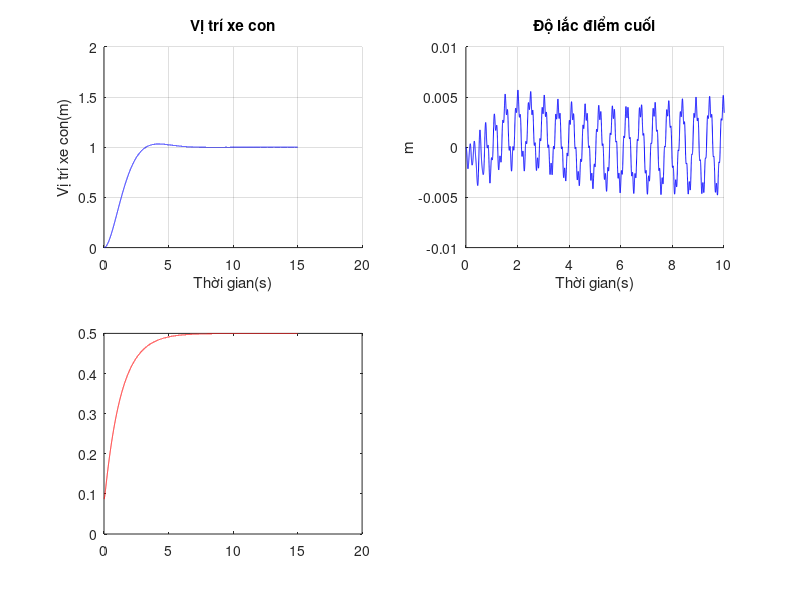

Reproduce this figure in MATLAB. (Note: this script raises an error after producing the figure.)
clc;
clear;
close all
%%%%%%%%%%%%%%%%%%%%%%%%%%%%%%%%%%%%%%
pA=0.297;EI=0.754;g=9.81;
L=0.7;mw=13.1;mh=0.86;mk=0.04;m=14.15;
c=0;
K_0=1;%gain
%%%%%%%%%%%%%%%%%%%%%%%%%%%%%%%%%%%%%%
% Chọn n,r, thời gian mô phỏng
tmax=15;
n=9;r=15000;
%%%%%%%%%%%%%%%%%%%%%%%%
dt=tmax/(r-1);
ds=L/(n-1); 
e=zeros(1,r);
F1=zeros(1,r);
F1_is=zeros(1,r);
h=zeros(1,r);h(1:3)=ds;
h_is=zeros(1,r);h_is(1:r)=ds;
w3=zeros(1,r);
w3_is=zeros(1,r);
F2=zeros(1,r);
l=2;%% vị trí ban đầu của xe nâng
l_is=2;
w=zeros(n,r);
w_is=zeros(n,r);
%%%%%%%%%%%%%%%%%%%%%%%%%%%%%%%%%%%%%%
% Chọn bộ điều khiển + SP 
% 0 - PD 
% 1 - PD IS tần thay đổi
% 2 - PD IS thường
sp1=1;
sp2=0.5;
flag=0;
%%%%%%%%%%%%%%%%%%%%%%%%%%%%%%%%%%%%%%
%Chọn bộ thông số IS
%ETM4
% f=6.13415;
sp1_VTIS=zeros(1,r);
w_0=6.13415*2*3.14;
% w_0=4.66729*2*3.14;
f=w_0/(2*3.14);
k_is=exp(c*3.14/sqrt(1-c^2));
m_is=1;
i_is=(1+m_is)*k_is^2/(k_is^2+(1+m_is)*(k_is^(4/3)+k_is^(2/3))+m_is);
a1=i_is/(1+m_is);
a2=i_is/k_is^(2/3);
a3=i_is/k_is^(4/3);
a4=m_is*i_is/((1+m_is)*k_is^2);
t1=0;
t2=(2*3.14/3)/(2*3.14*f);
t3=(4*3.14/3)/(2*3.14*f);
t4=(2*3.14)/(2*3.14*f);
kp1 =8; kd1 =10 ;
kp2 =20; kd2 =30;
canc=sqrt(1-c^2);
K_t=K_0;
%%%%%%%%%%%%%%%%%%%%%%%%%%%%%%%%%%%%%%%%%%%%%%%%%%%%%%%%%%%%%%%%%%%%%%
%                       MÔ PHỎNG
% for k =3:r-1
% wsss0_is=(w_is(3,k)-2*w_is(2,k)+w_is(1,k))/(2*ds^3);
% w_is(1,k+1)=(F1_is(k+1)-EI*wsss0_is)*(dt^2/mw)+2*w_is(1,k)-w_is(1,k-1);
% for m=3:n-2
% S2=(-EI*dt^2)/(ds^4*pA);
% S21=(-EI*dt^2)/ds^3*mh;
% C=-c*dt^2*(w_is(m,k)-w_is(m,k-1))/dt;
% wssss_is=w_is(m+2,k)-4*w_is(m+1,k)+6*w_is(m,k)-4*w_is(m-1,k)+w_is(m-2,k);
% ddtx3_is=(w3_is(k)-2*w3_is(k-1)+w3_is(k-2))/(dt^2);
% dyx2_is=(w_is(l+1,k-1)-w_is(l-1,k-1))/2*ds;
% h_is(k+1)=ds;
% l_is=2;
% w_is(m,k+1)=S2*wssss_is+C+2*w_is(m,k)-w_is(m,k-1);
% w3_is(k+1)=0;
%  S3=(EI*(dt^2))/(mk*2*ds^3);
%  w_is(2,k+1)=w_is(1,k+1);
%  wsssl_is=(-2*w_is(n,k)+3*w_is(n-1,k)-w_is(n-2,k));
%  w_is(n,k+1)=2*w_is(n,k)-w_is(n,k-1)+S3*wsssl_is;
%  w_is(n-1,k+1)=(w_is(n,k+1)+w_is(n-2,k+1))/2;
% sp1_0is=sp1*(a1*us(dt*k-t1)+a2*us(dt*k-t2)+a3*us(dt*k-t3)+a4*us(dt*k-t4));
% F1_is(k+2)= kp1*(sp1_0is-w_is(1,k+1)) + kd1*(w_is(1,k)-w_is(1,k+1))/dt;
% end
% end
for j =3:r-1
wsss0=(w(3,j)-2*w(2,j)+w(1,j))/(2*ds^3);
w(1,j+1)=(F1(j+1)-EI*wsss0)*(dt^2/mw)+2*w(1,j)-w(1,j-1);
% w(1,j+1)=(F1(j+1)-EI*wsss0+2*sin(j*pi/4))*(dt^2/mw)+2*w(1,j)-w(1,j-1);

for i=3:n-2
S2=(-EI*dt^2)/(ds^4*pA);
S21=(-EI*dt^2)/ds^3*mh;
C=-c*dt^2*(w(i,j)-w(i,j-1))/dt;
wssss=w(i+2,j)-4*w(i+1,j)+6*w(i,j)-4*w(i-1,j)+w(i-2,j);
ddtx3=(w3(j)-2*w3(j-1)+w3(j-2))/(dt^2);
dyx2=(w(l+1,j-1)-w(l-1,j-1))/2*ds;
h(j+1)=(F2(j+1)-mh*g-mh*ddtx3*dyx2)*dt^2/mh+2*h(j)-h(j-1);
if h(j+1)<ds
    l=2;
    h(j+1)=ds;
end
if h(j+1)>L-ds
    l=n-1;
    h(j+1)=L-ds;
end
if h(j+1)> ds && h(j+1)<L-ds
    l= ceil(h(j+1)/ds);
end
if i == l && l > 2 
w(i,j+1) =S21*wssss+C+2*w(i,j)-w(i,j-1);
w3(j+1)=w(i,j+1)-w(1,j+1);
end
if i ~= l && l >2 
w(i,j+1)=S2*wssss+C+2*w(i,j)-w(i,j-1);
w3(j+1)=w(i,j+1)-w(1,j+1);
end
if l==2
w(i,j+1)=S2*wssss+C+2*w(i,j)-w(i,j-1);
w3(j+1)=0;
end
 S3=(EI*(dt^2))/(mk*2*ds^3);
 w(2,j+1)=w(1,j+1);
 wsssl=(-2*w(n,j)+3*w(n-1,j)-w(n-2,j));
 w(n,j+1)=2*w(n,j)-w(n,j-1)+S3*wsssl;
 w(n-1,j+1)=(w(n,j+1)+w(n-2,j+1))/2;
%%%%%%%%%%%%%%%%%%%%%%%%%%%%%%%%%%%%%%%%%%%%%%%%%%%%%%%%%%%%%%%%%%%%%%%%%%
%%%%%%%%%%%%%%%%%%%%%%%%%%%%%%%%%%%%%%%%%%%%%%%%%%%%%%%%%%%%%%%%%%%
if flag ==0
   % PD
   % P - đáp ứng nhanh, gây ra quá điều chỉnh
   % I - Giảm sai lệch tĩnh, gây ra quá điều chỉnh
   % D - Giảm thời gian xác lập, Dễ mất ổn định
% thông số
% kp1 =2.5; kd1 =9 ;
% kp2 =10; kd2 =20;
kp1=15;kd1=20;
kp2=15;kd2=20;
F1(j+2)= kp1*(sp1-w(1,j+1)) + kd1*(w(1,j)-w(1,j+1))/dt;
F2(j+2)=mh*g+ kp2*(sp2-h(j+1)) + kd2*(h(j)-h(j+1))/dt;
end
%PD+vary-time IS
if flag ==1
kp1 =10; kd1 =20 ;
% kp1 =8; kd1 =10 ;
kp2 =20; kd2 =30;
canc=sqrt(1-c^2);
K_t=K_0;
sp1_00is=sp1*(a1*us(dt*j-t1)+a2*us(dt*j-t2)+a3*us(dt*j-t3)+a4*us(dt*j-t4));
    if h(j+1)<3*ds
    w_t=w_0;
end
if h(j+1)>=3*ds && h(j+1)<4*ds
    w_t=4.66729*2*3.14;
end
if h(j+1)>=4*ds && h(j+1)<5*ds
    w_t=2.80037*2*3.14;
end
if h(j+1)>=5*ds && h(j+1)<6*ds
    w_t=2.06694*2*3.14;
end
if h(j+1)>=6*ds && h(j+1)<7*ds
    w_t=1.86692*2*3.14;
end
if h(j+1)>=7*ds
    w_t=2.06694*2*3.14;
end
% A_VTIS=(w_t^2-w_0^2)*(a1*K_0*(1-exp(-c*w_0*(dt*j-t1))/canc*sin(w_0*canc*(dt*j-t1)+acos(c)))+a2*K_0*(1-exp(-c*w_0*(dt*j-t2))/canc*sin(w_0*canc*(dt*j-t2)+acos(c)))+a3*K_0*(1-exp(-c*w_0*(dt*j-t3))/canc*sin(w_0*canc*(dt*j-t3)+acos(c)))+a4*K_0*(1-exp(-c*w_0*(dt*j-t4))/canc*sin(w_0*canc*(dt*j-t4)+acos(c))));
% B_VTIS=2*(c*w_t-c*w_0)*((a1*K_0*exp(-c*w_0*(dt*j-t1))/canc*sin(w_0*canc*(dt*j-t1)))+(a2*K_0*exp(-c*w_0*(dt*j-t2))/canc*sin(w_0*canc*(dt*j-t2)))+(a3*K_0*exp(-c*w_0*(dt*j-t3))/canc*sin(w_0*canc*(dt*j-t3)))+(a4*K_0*exp(-c*w_0*(dt*j-t4))/canc*sin(w_0*canc*(dt*j-t4))));
% C_VTIS=K_0*w_0^2*(a1*us(dt*j-t1)+a2*us(dt*j-t2)+a3*us(dt*j-t3)+a4*us(dt*j-t4));
if (j+1)==r
    break
end
F1(j+2)=kp1*(sp1_00is-w(1,j+1)) + kd1*(w(1,j)-w(1,j+1))/dt;
wsss0=(w(3,j+1)-2*w(2,j+1)+w(1,j+1))/(2*ds^3);
w(1,j+2)=(F1(j+2)-EI*wsss0)*(dt^2/mw)+2*w(1,j+1)-w(1,j);
A_VTIS=(w_t^2-w_0^2)*w(1,j+2);
B_VTIS=2*c*(w_t-w_0)*(w(1,j+2)-w(1,j))/dt;
C_VTIS=K_0*w_0^2*sp1_00is;
sp1_VTIS=1/(K_t*w_t^2)*(A_VTIS+B_VTIS+C_VTIS);
F1(j+2)= kp1*(sp1_VTIS-w(1,j+1)) + kd1*(w(1,j)-w(1,j+1))/dt;
% F2(j+2)=mh*g+ kp2*(sp2-h(j+1)) + kd2*(h(j)-h(j+1))/dt; 
end
if flag ==2
%PD+IS
ki1 =8; kd1 =10 ;
% ki2 =1700; kd2 =1200;
ki2 =10; kd2 =20;
sp1IS=sp1*(a1*us(dt*j-t1)+a2*us(dt*j-t2)+a3*us(dt*j-t3)+a4*us(dt*j-t4));
F1(j+2)= ki1*(sp1IS-w(1,j+1)) + kd1*(w(1,j)-w(1,j+1))/dt;
% F2(j+2)=mh*g+ ki2*(sp2-h(j+1)) + kd2*(h(j)-h(j+1))/dt; 
end
end
end
x=0:dt:tmax;
figure(1)
subplot(2,2,1)
grid on 
hold on
plot(x,w(1,:),'b',LineWidth=2.5);
xlabel('Thời gian(s)')
ylim([0 2])
ylabel('Vị trí xe con(m)')
title('Vị trí xe con')
subplot(2,2,2)
hold on 
grid on
dolac=zeros(1,r);
for i=1:r
dolac(i)=w(n,i)-w(1,i);
end
plot(x,dolac,'b',LineWidth=1);
title('Độ lắc điểm cuối');
xlabel('Thời gian(s)');
ylabel('m');
axis([0 10 -0.01 0.01])
check = w3-w(1,:);
subplot(2,2,3)
plot(x,h,'r');
title('Vị trí xe nâng',LineWidth=1);
xlabel('Thời gian(s)');
ylabel('m');
title('Vị trí xe nâng');
grid on
hold on
subplot(2,2,4)
grid on
hold on
plot(x,w3,LineWidth=1)
title('Độ lắc xe nâng');
xlabel('Thời gian(s)');
ylabel('m');
figure(2)
subplot(1,2,1)
plot(x,F1(1:r),LineWidth=1);
title('F1')
grid on
hold on
subplot(1,2,2)
plot(x,F2(1:r),LineWidth=1);
title('F2');
grid on
hold on

% Phân tích phổ
% figure(3)
% for i=1:n
% Fs=1/dt;
% time=0:dt:(r-2)*dt-dt;
% l1=r;
% fft_w=fft(w(i,:)-w(1,:),l1)*(2/l1);
% abs_w=abs(fft_w);
% freq=0:(1/time(end)):Fs/2-(1/time(end));
% subplot(ceil(n/2), 2, i);
% plot(freq,abs_w(1:length(freq)),'LineWidth',0.8);
% hold on
% grid on
% set(gca, 'FontName', 'Times New Roman', 'FontSize', 9);
% xlabel('Frequency(Hz)');
% ylabel('Amplitude(m)');
% title('Pho dao dong');
% title(['FFT tại vị trí x = ', num2str(ds*(i-1)), ' m']);
% end
% 
